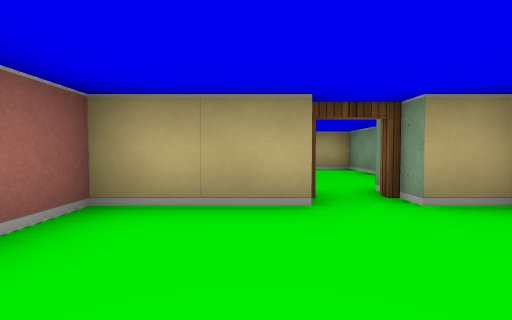
View 1 (above)

15 first-person views from a walk through a cub3D ray-caster map. The camera is about half as high as the walls, tilts 2° down and sees 85° across. The floor is counted in squares. Each view is taken from the middle of a square. On the plan, view 1 faces up. The plan holds only what a view shows up to about 9 squares ahead; the rest is blank.

View 2
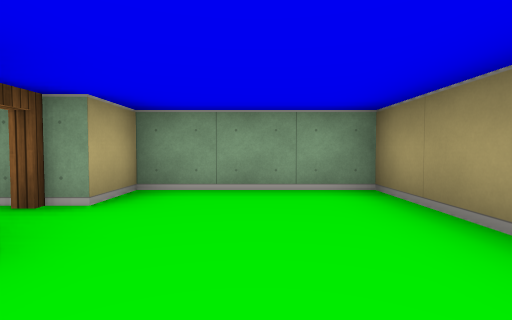

View 3
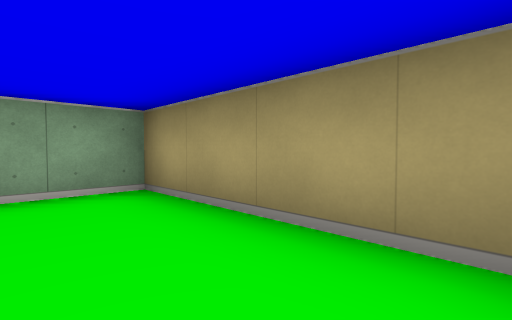

View 4
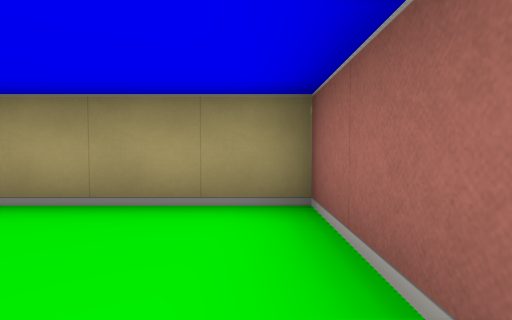

View 5
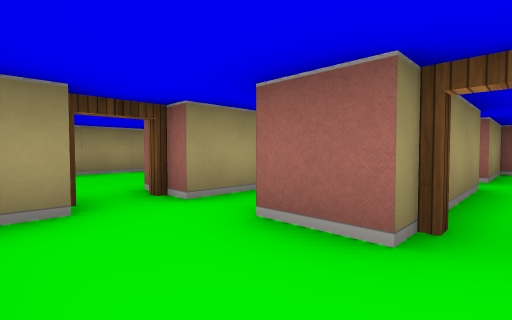

View 6
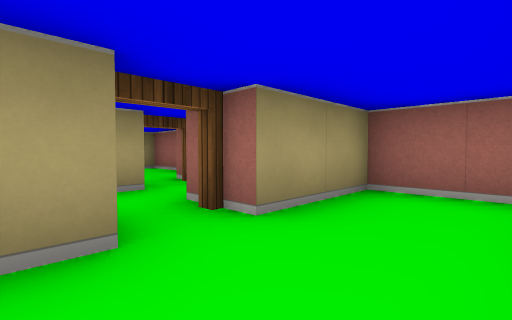

View 7
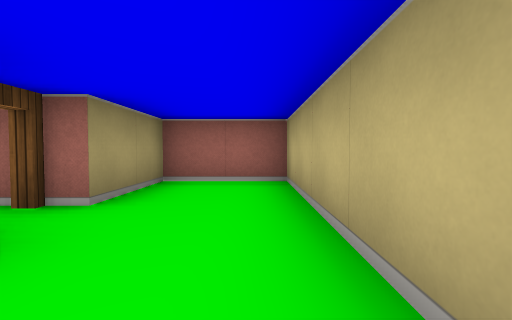

View 8
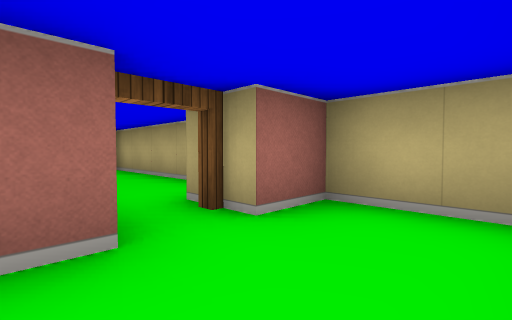

View 9
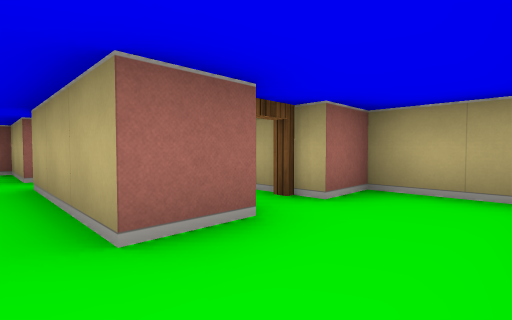

View 10
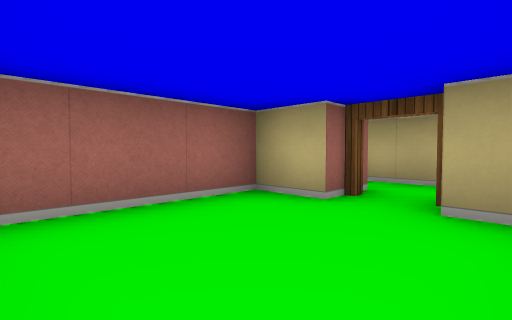

View 11
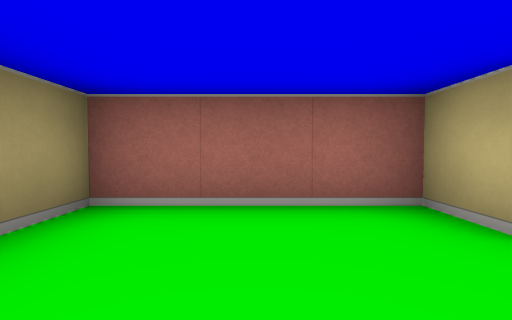

View 12
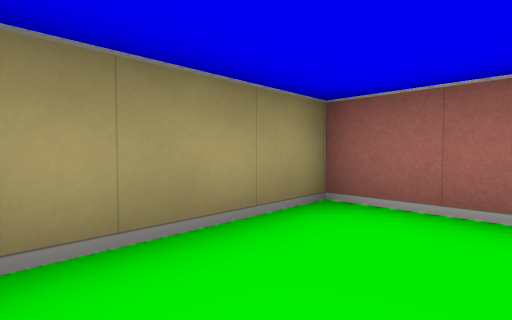

View 13
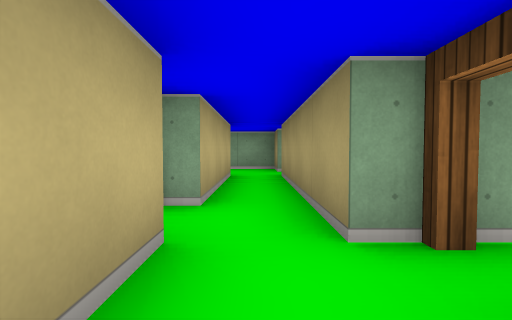

View 14
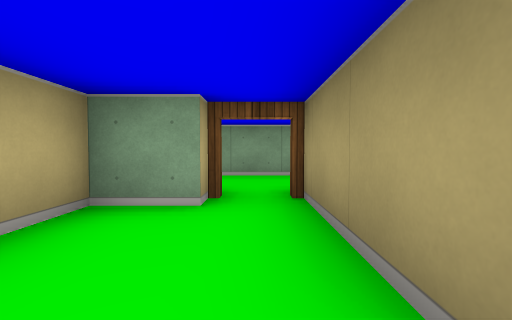

View 15
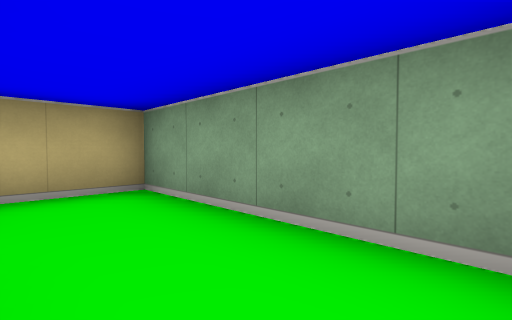

### Floor plan
Ten units are one square. View 1 is at (0, 0); x grows to the right and y downward. Boxes are objects, and circles mark ways between rooms. Rooms are numbered by the first view taken in them; rooms with no view inside come last. Other rooms are left out.
<svg viewBox="-60 -80 90 90">
<path fill="none" stroke="#000" d="M5 -25 -15 -25 -15 5 25 5 25 -25 15 -25M5 -55 5 -45 -25 -45M15 -35 25 -35 25 -75 5 -75 5 -65M-35 -35 5 -35M-35 -45 -55 -45M-26 -55 5 -55M-5 -65 -5 -75 -55 -75 -55 -55 -35 -55M-45 -25 -55 -25 -55 5 -30 5M-30 -25 -35 -25"/>
<circle cx="10" cy="-30" r="3" fill="#2a7"/>
<circle cx="-30" cy="-50" r="3" fill="#2a7"/>
<circle cx="0" cy="-60" r="3" fill="#2a7"/>
<circle cx="-40" cy="-30" r="3" fill="#2a7"/>
<text x="0" y="-10">1</text>
<text x="0" y="-40">2</text>
<text x="-30" y="-70">3</text>
<text x="-40" y="-10">4</text>
</svg>
Room 1 opens to room 2. Room 2 opens to room 3. Room 2 opens to room 4.

Where each view was taken, in squares from view 1:
view 1: 0 up, 0 right, facing up
view 2: 1 up, 1 left, facing right
view 3: 1 up, 1 left, facing down-right
view 4: 2 up, 1 left, facing down
view 5: 6 up, 2 right, facing down-left
view 6: 7 up, 2 left, facing down-left
view 7: 7 up, 1 left, facing left
view 8: 5 up, 2 right, facing up-left
view 9: 4 up, 2 right, facing up-left
view 10: 0 up, 3 left, facing up-left
view 11: 1 up, 3 left, facing left
view 12: 1 up, 3 left, facing down-left
view 13: 4 up, 5 left, facing right
view 14: 6 up, 3 left, facing right
view 15: 4 up, 1 right, facing up-right
